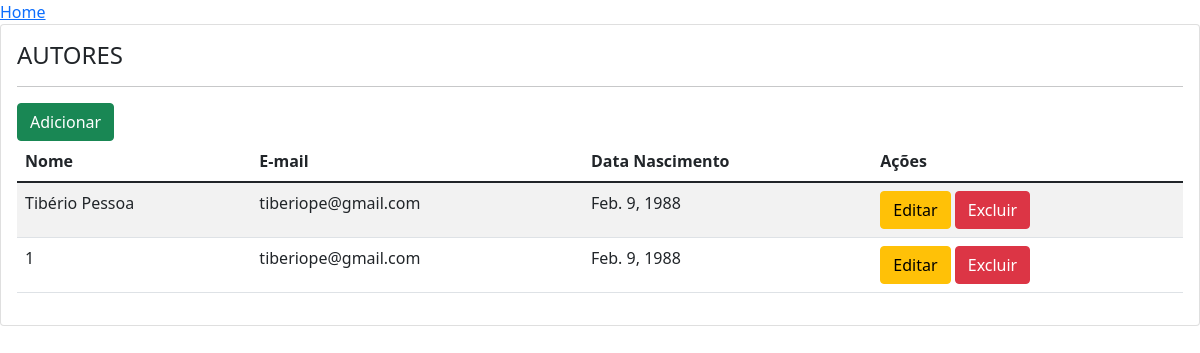
/autor/, run on the app's committed database.
### portal/models.py (models this page shows)
class Autor(models.Model):
    nome = models.CharField(max_length=255)
    data_nascimento = models.DateField()
    email = models.EmailField()

### portal/views.py (the view)
# urls.py: path('autor/', views.autor_lista, name='autor_lista'),
def autor_lista(request):
    autores = Autor.objects.all()
    conteudo = {
        'autores': autores
    }
    return render(request, 'portal/autor/autor_lista.html', conteudo)

### portal/templates/portal/autor/autor_lista.html
{% extends 'base.html' %}
{% block content %}
    <div class="card">
        <div class="card-body">
            <h4>AUTORES</h4>
            <hr>
            <a class="btn btn-success" href="{% url 'autor_add' %}">Adicionar</a>
            <table class="table table-striped">
                <thead>
                    <tr>
                        <th>Nome</th>
                        <th>E-mail</th>
                        <th>Data Nascimento</th>
                        <th>Ações</th>
                    </tr>
                </thead>
                <tbody>
                    {% for autor in autores %}
                    <tr>
                        <td>{{ autor.nome }}</td>
                        <td>{{ autor.email }}</td>
                        <td>{{ autor.data_nascimento }}</td>
                        <td><a class="btn btn-warning" href="{% url 'autor_edit' autor.id %}">Editar</a>
                            <a class="btn btn-danger" href="{% url 'autor_del' autor.id %}"
                            onclick="return confirm('Tem certeza que deseja excluir este autor?')">Excluir</a></td>
                    </tr>
                    {% endfor %}
                </tbody>
            </table>
        </div>
    </div>
{% endblock %}

### data on the page
Autor: nome "Tibério Pessoa", email "tiberiope@gmail.com", data_nascimento "Feb. 9, 1988"
Autor: nome "1", email "tiberiope@gmail.com", data_nascimento "Feb. 9, 1988"
